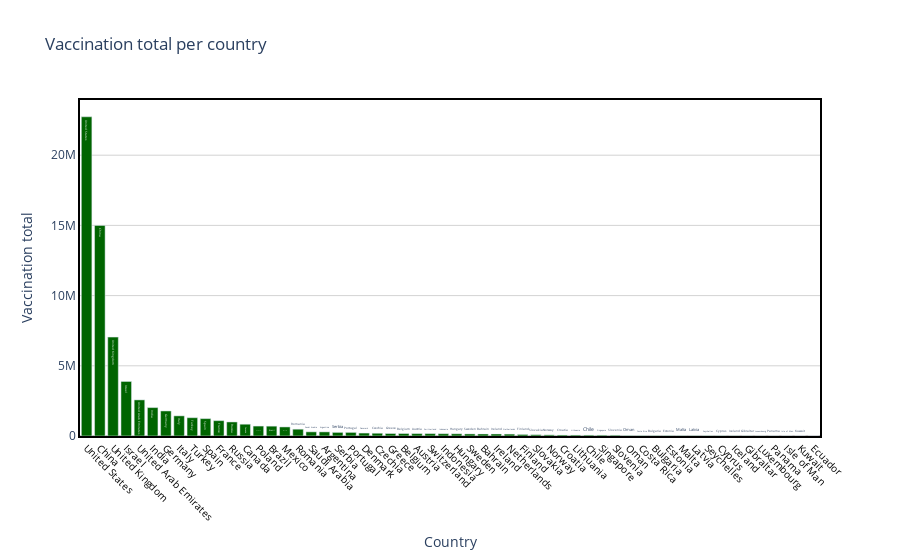

Notebook code for this chart:
### Code cell
draw_trace_bar(country_vaccine, 'Total vaccinations', 'Vaccination total per country', 'Country', 'Vaccination total', 'Darkgreen')

### Figure 1 — Plotly figure (JSON) as saved in the notebook; plotly's stock layout.template omitted (floating-point values rounded to 4 significant figures)
{"data": [{"marker": {"color": "Darkgreen"}, "text": ["United States", "China", "United Kingdom", "Israel", "United Arab Emirates", "India", "Germany", "Italy", "Turkey", "Spain", "France", "Russia", "Canada", "Poland", "Brazil", "Mexico", "Romania", "Saudi Arabia", "Argentina", "Serbia", "Portugal", "Denmark", "Czechia", "Greece", "Belgium", "Austria", "Switzerland", "Indonesia", "Hungary", "Sweden", "Bahrain", "Ireland", "Netherlands", "Finland", "Slovakia", "Norway", "Croatia", "Lithuania", "Chile", "Singapore", "Slovenia", "Oman", "Costa Rica", "Bulgaria", "Estonia", "Malta", "Latvia", "Seychelles", "Cyprus", "Iceland", "Gibraltar", "Luxembourg", "Panama", "Isle of Man", "Kuwait", "Ecuador"], "type": "bar", "x": ["United States", "China", "United Kingdom", "Israel", "United Arab Emirates", "India", "Germany", "Italy", "Turkey", "Spain", "France", "Russia", "Canada", "Poland", "Brazil", "Mexico", "Romania", "Saudi Arabia", "Argentina", "Serbia", "Portugal", "Denmark", "Czechia", "Greece", "Belgium", "Austria", "Switzerland", "Indonesia", "Hungary", "Sweden", "Bahrain", "Ireland", "Netherlands", "Finland", "Slovakia", "Norway", "Croatia", "Lithuania", "Chile", "Singapore", "Slovenia", "Oman", "Costa Rica", "Bulgaria", "Estonia", "Malta", "Latvia", "Seychelles", "Cyprus", "Iceland", "Gibraltar", "Luxembourg", "Panama", "Isle of Man", "Kuwait", "Ecuador"], "y": [22734243, 15000000, 7044048, 3884418, 2571091, 2023809, 1783118, 1434550, 1302753, 1237593, 1092958, 1000000, 839949, 707474, 700608, 645105, 484631, 295530, 292386, 256521, 255699, 209472, 196304, 177377, 174307, 170144, 169783, 161959, 156098, 146775, 144130, 143000, 135000, 110651, 92167, 78746, 69984, 67620, 64286, 60000, 55978, 32765, 29389, 26798, 26126, 19981, 19683, 18353, 17379, 15220, 10341, 7711, 6420, 4209, 2500, 108]}], "layout": {"hovermode": "closest", "paper_bgcolor": "rgba(0, 0, 0, 0)", "plot_bgcolor": "rgba(0, 0, 0, 0)", "title": {"text": "Vaccination total per country"}, "xaxis": {"linecolor": "black", "linewidth": 2, "mirror": true, "showline": true, "showticklabels": true, "tickangle": 45, "tickfont": {"color": "black", "size": 10}, "title": {"text": "Country"}, "zeroline": true, "zerolinecolor": "grey", "zerolinewidth": 1}, "yaxis": {"gridcolor": "lightgrey", "linecolor": "black", "linewidth": 2, "mirror": true, "showline": true, "title": {"text": "Vaccination total"}, "zeroline": true, "zerolinecolor": "grey", "zerolinewidth": 1}}}
